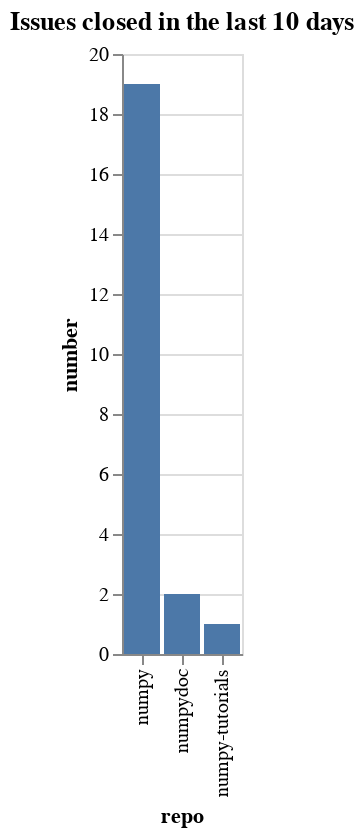

The notebook cell this image was saved under:
### Code cell
closed_counts = closed.groupby(['org', 'repo']).count()['number'].reset_index()
closed_counts['org/repo'] = closed_counts.apply(lambda a: a['org'] + '/' + a['repo'], axis=1)
sorted_vals = closed_counts.sort_values(['number'], ascending=False)['repo'].values
alt.Chart(data=closed_counts, title=f"Issues closed in the last {n_days} days").mark_bar().encode(
    x=alt.X('repo', sort=alt.Sort(sorted_vals.tolist())),
    y='number',
)

### Figure 1 — Vega-Lite specification as saved in the notebook (floating-point values rounded to 4 significant figures)
{"config": {"view": {"continuousWidth": 400, "continuousHeight": 300}}, "data": {"name": "data-43e73232475a138cf0a167f9db8f8cab"}, "mark": "bar", "encoding": {"x": {"type": "nominal", "field": "repo", "sort": ["numpy", "numpydoc", "numpy-tutorials"]}, "y": {"type": "quantitative", "field": "number"}}, "title": "Issues closed in the last 10 days", "$schema": "https://vega.github.io/schema/vega-lite/v4.8.1.json", "datasets": {"data-43e73232475a138cf0a167f9db8f8cab": [{"org": "numpy", "repo": "numpy", "number": 19, "org/repo": "numpy/numpy"}, {"org": "numpy", "repo": "numpy-tutorials", "number": 1, "org/repo": "numpy/numpy-tutorials"}, {"org": "numpy", "repo": "numpydoc", "number": 2, "org/repo": "numpy/numpydoc"}]}}
